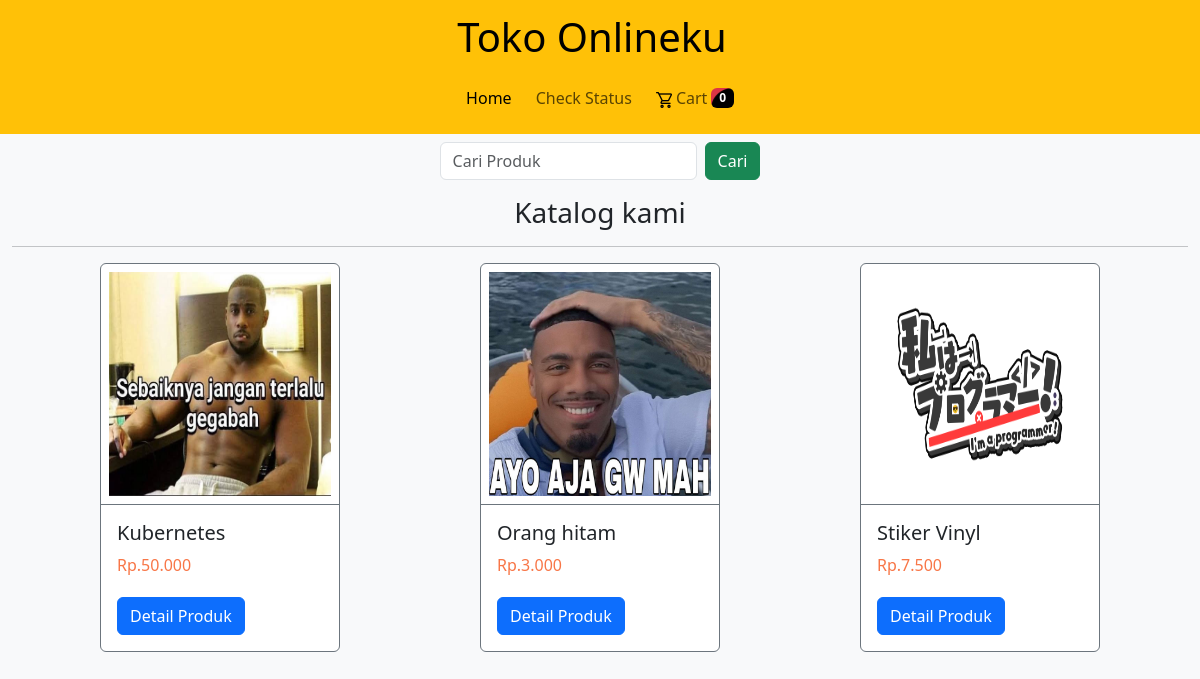
The page / on the database its author committed.
### tables this page shows
CREATE TABLE `tb_produk` (
  `id_produk` int(11) NOT NULL,
  `nama_produk` varchar(30) NOT NULL,
  `harga_produk` int(10) NOT NULL,
  `deskripsi_produk` varchar(50) NOT NULL,
  `gambar_produk` varchar(100) NOT NULL
);

### index.php (the view, shortened to what this page needs)
<?php
include('header.php');
$query = mysqli_query($config, "SELECT * FROM tb_produk");
$data = mysqli_fetch_all($query, MYSQLI_ASSOC);
?>
<body class="bg-light">
    <div class="container-fluid">
    <div class=" mt-2 d-flex align-self-center justify-content-center align-self-center">
    <form class="d-flex" role="search" method="get">
        <input class="form-control me-2" type="search" placeholder="Cari Produk" name="cari" aria-label="Search">
        <button class="btn btn-success  btn-outline-seccondary" type="submit">Cari</button>
    </form>
</div>
        <div class="text-center mt-3">
            <h3>Katalog kami</h3>
            <hr>
        </div>
        <div class="container">
            <div class="row justify-content-center">
                <?php foreach ($data as $data) : ?>
                    <div class="col-md-4 d-flex justify-content-center mb-4">
                        <div class="card border-secondary border" style="width: 15rem;">
                            <img src="./assets/uploads/<?php echo $data['gambar_produk'] ?>" class="card-img-top p-2" alt="...">
                            <div class="card-body border-top border-secondary">
                                <h5 class="card-title"><?php echo $data['nama_produk'] ?></h5>
                                <p class="card-text harga">Rp.<?php echo number_format($data['harga_produk'], 0, ',', '.') ?></p>
                                <a href="./product.php?id=<?php echo $data['id_produk'] ?>" class="btn btn-primary text-decoration-none mt-1">Detail Produk</a>
                            </div>
                        </div>
                    </div>
                <?php endforeach; ?>
            </div>
        </div>
    </div>
</body>

### rows shown on the page
tb_produk: gambar_produk (picture), nama_produk "Kubernetes", harga_produk "50.000"
tb_produk: gambar_produk (picture), nama_produk "Orang hitam", harga_produk "3.000"
tb_produk: gambar_produk (picture), nama_produk "Stiker Vinyl", harga_produk "7.500"

### other values the page prints
$total_keranjang "0"
